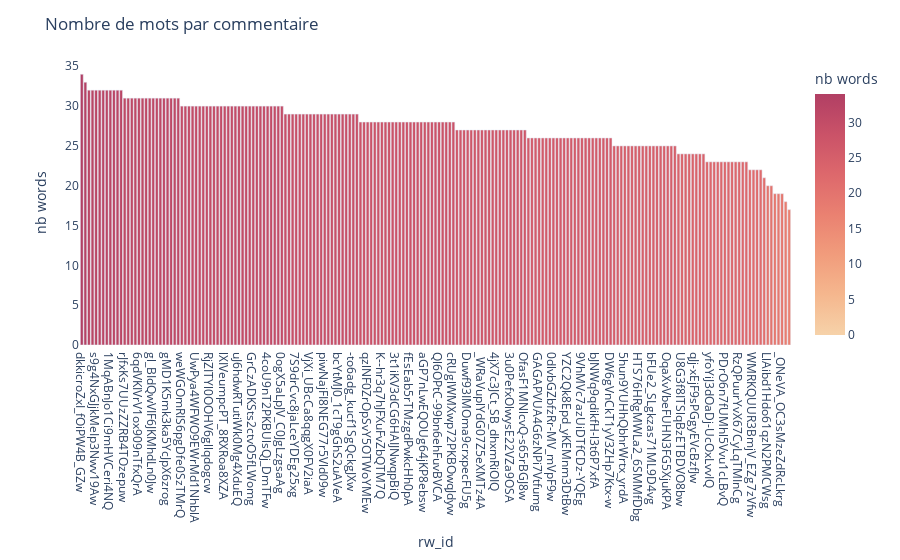

Notebook code cell kept with this figure:
### Code cell
graph = reviews.sort_values(by='nb_words', ascending=False)
pk.graph_intv_bar(graph, 'rw_id', 'nb_words', "rw_id", "nb words", 'redor', "Nombre de mots par commentaire")

### Figure 1 — Plotly figure (JSON) as saved in the notebook; plotly's stock layout.template omitted (floating-point values rounded to 4 significant figures; data arrays with more than 128 entries replaced by an {"elided": "..."} marker saying what was removed)
{"data": [{"alignmentgroup": "True", "hovertemplate": "rw_id=%{x}<br>nb words=%{marker.color}<extra></extra>", "legendgroup": "", "marker": {"color": {"elided": "200 int values"}, "coloraxis": "coloraxis", "pattern": {"shape": ""}}, "name": "", "offsetgroup": "", "orientation": "v", "showlegend": false, "textposition": "auto", "type": "bar", "x": {"elided": "200 str values"}, "xaxis": "x", "y": {"elided": "200 int values"}, "yaxis": "y"}], "layout": {"barmode": "relative", "coloraxis": {"colorbar": {"title": {"text": "nb words"}}, "colorscale": [[0, "rgb(246, 210, 169)"], [0.1667, "rgb(245, 183, 142)"], [0.3333, "rgb(241, 156, 124)"], [0.5, "rgb(234, 129, 113)"], [0.6667, "rgb(221, 104, 108)"], [0.8333, "rgb(202, 82, 104)"], [1, "rgb(177, 63, 100)"]]}, "legend": {"tracegroupgap": 0}, "margin": {"t": 60}, "plot_bgcolor": "rgba(0, 0, 0, 0)", "title": {"text": "Nombre de mots par commentaire"}, "xaxis": {"anchor": "y", "domain": [0, 1], "title": {"text": "rw_id"}}, "yaxis": {"anchor": "x", "domain": [0, 1], "title": {"text": "nb words"}}}}
